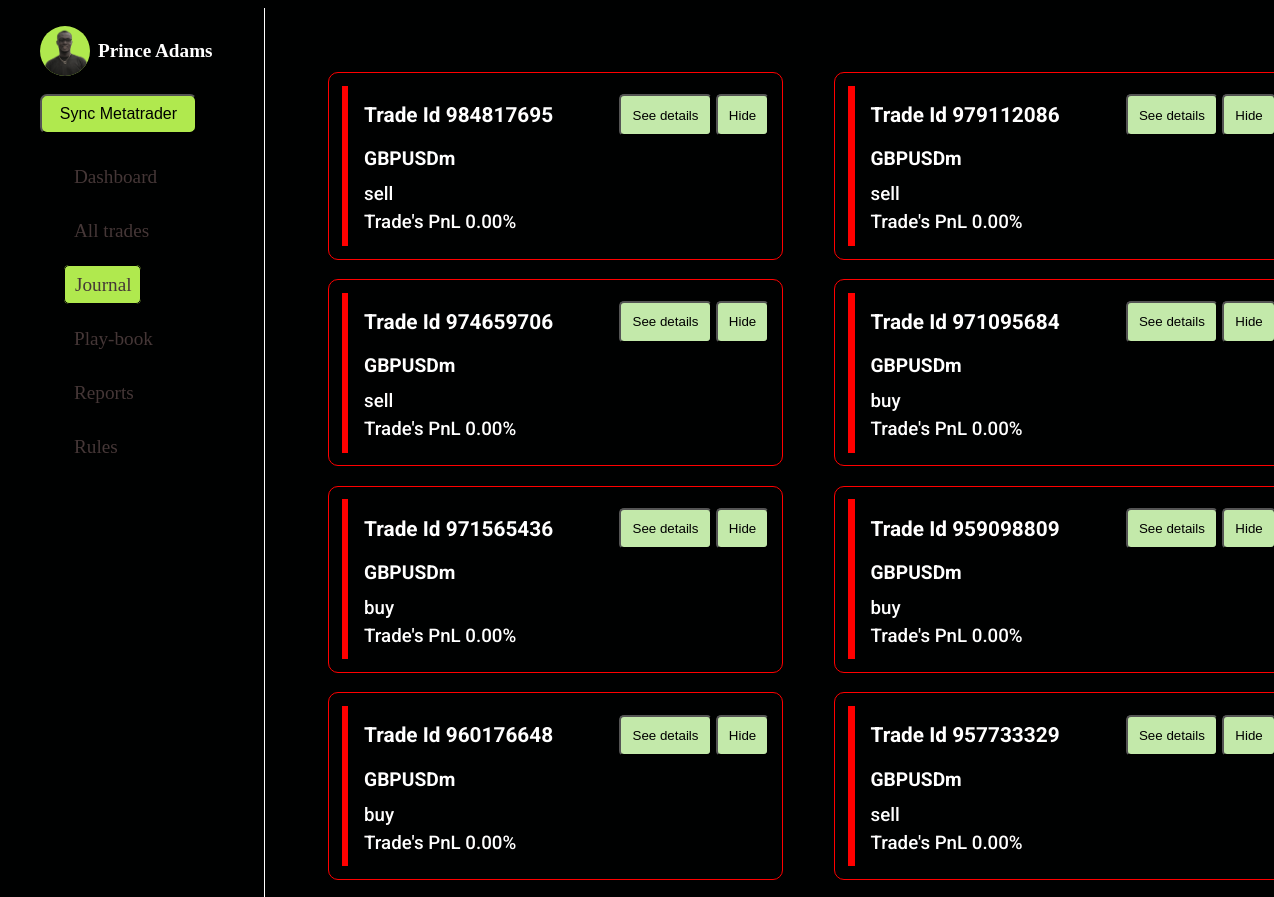
/journal (upper part), run on an earlier commit of the app's database.
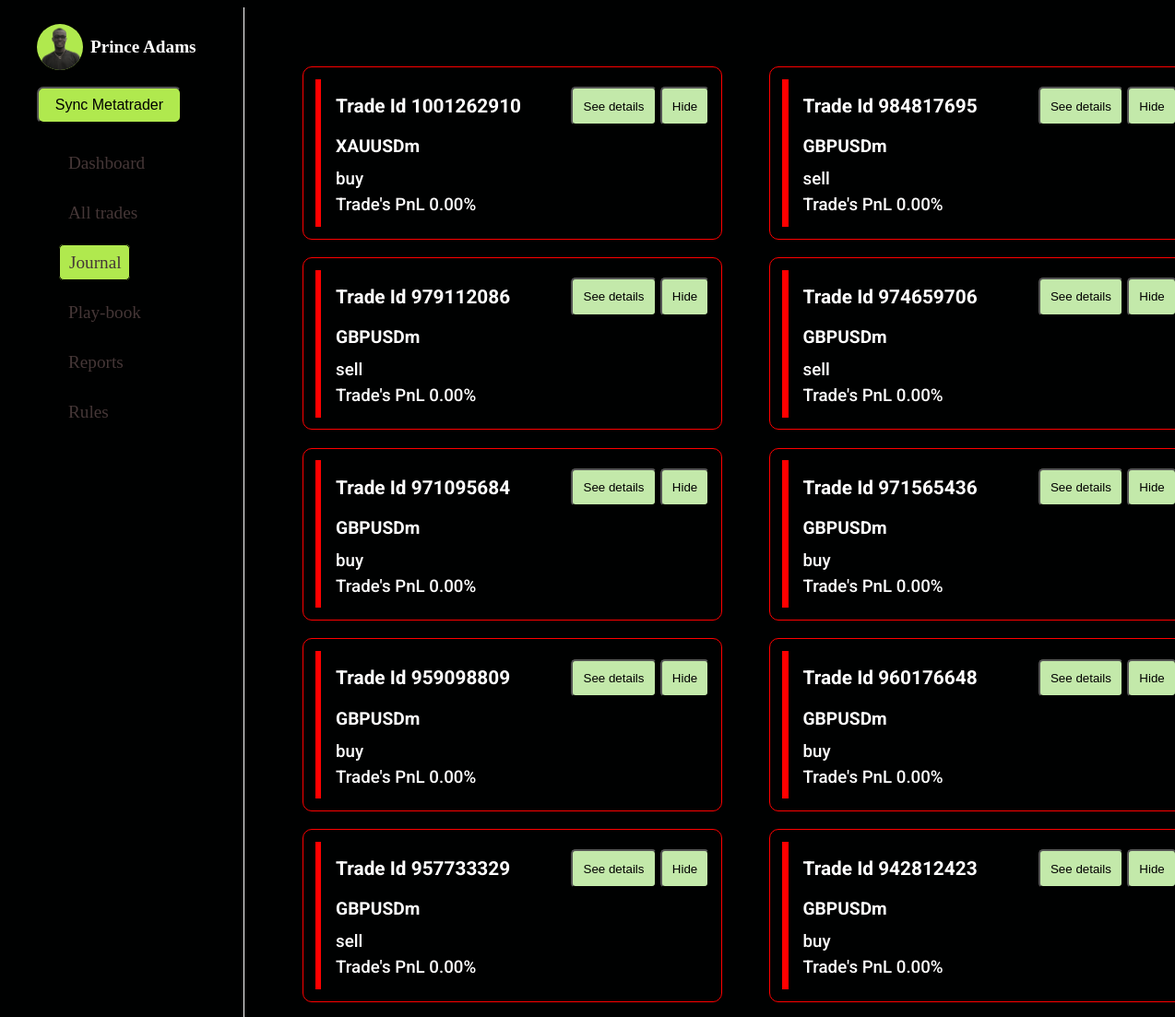
And on a later commit of the database.
### forexJournal/models.py (models this page shows, shortened)
class TradesModel(models.Model):
    ticket = models.IntegerField(null=False, unique=True)
    opening_time = models.DateTimeField()
    closing_time = models.DateTimeField()
    order_type = models.CharField(null=False, blank=False, max_length=10)
    lot_size = models.DecimalField(decimal_places=2, max_digits=4)
    original_position_size = models.DecimalField(decimal_places=2, max_digits=4)
    symbol = models.CharField(max_length=8)
    opening_price = models.DecimalField(decimal_places=6, max_digits=12)
    closing_price = models.DecimalField(decimal_places=6, max_digits=12)
    stop_loss = models.DecimalField(decimal_places=6, max_digits=12)
    take_profit = models.DecimalField(decimal_places=6, max_digits=12)
    commission_usd = models.DecimalField(decimal_places=4, max_digits=5)
    swap_usd = models.DecimalField(decimal_places=3, max_digits=3)
    profit_usd = models.DecimalField(decimal_places=3, max_digits=7)
    equity_usd = models.CharField(max_length=10)
    margin_level = models.CharField(max_length=10)
    close_reason = models.CharField(max_length=10)
    strategy = models.ForeignKey(StrategyModel, on_delete=models.SET_NULL, null=True, blank=True)
    profit_target = models.DecimalField(max_digits=7, decimal_places=2, null=True, blank=True)
    stop_loss_value = models.DecimalField(max_digits=7, decimal_places=2, null=True, blank=True)
    tags = models.CharField(max_length=50, null=True, blank=True)
    planned_R_Multiple = models.DecimalField(max_digits=5, decimal_places=2, null=True, blank=True)
    notes = models.TextField(null=True, blank=True)

### forexJournal/views.py (the view)
# urls.py: path("journal", views.journal, name="journal"),
def journal(requests):
    context = {}
    trades = TradesModel.objects.all().order_by("-id")
    for trade in trades:
        trade.profit_usd = Money(trade.profit_usd, "USD")
    context["trades"] = trades
    return render(requests, "forexJournal/journal.html", context)

### forexJournal/templates/forexJournal/journal.html (shortened to what this page needs)
{% extends "base.html" %}
{% load static %}
{% block css_files %}
    <link rel="stylesheet" href="{% static 'forexJournal/journal.css' %}">
{% endblock css_files %}
{% block content %}
<div class="main-content">
    <ul class="list">
        {% for trade in trades %}
            <li>
                <div class="trade">
                    <div class="bar"></div>
                    <div class="items">
                        <div class="heads">
                            <h2>Trade Id {{ trade.ticket}}</h2>
                            <div>
                                <button type="button">See details</button>
                                <button type="button">Hide</button>
                            </div>
                        </div>
                        <div class="values">
                            <h3 class="first">{{ trade.profit_usd }} <span>{{ trade.symbol }}</span></h3>
                            <h3 class="second">{{ trade.order_type}}</h3>
                            <h3 class="third">Trade's PnL 0.00%</h3>
                        </div>
                    </div>
                </div>
            </li>
        {% endfor %}
    </ul>
</div>
{% endblock content %}

What changed in the data, as far as the page shows it:
added TradesModel: ticket "1001262910", symbol "XAUUSDm", order_type "buy"
now on this page (row unchanged): TradesModel: ticket "942812423", symbol "GBPUSDm", order_type "buy"
